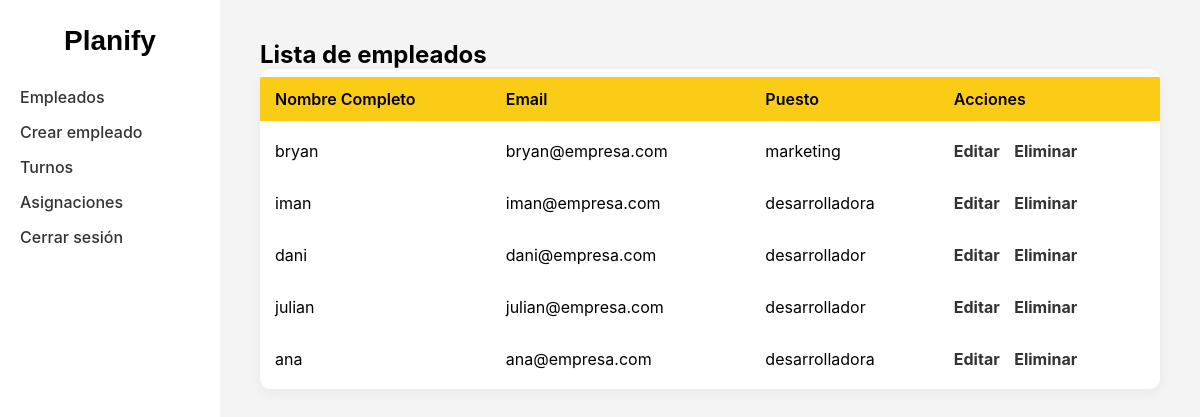
/admin/empleados (signed in), run on the app's committed database.
### tables this page shows
CREATE TABLE empleados (
        id INTEGER PRIMARY KEY AUTOINCREMENT,
        usuario_id INTEGER NOT NULL UNIQUE,
        puesto TEXT,
        FOREIGN KEY (usuario_id) REFERENCES usuarios(id) ON DELETE CASCADE
    );

CREATE TABLE usuarios (
        id INTEGER PRIMARY KEY AUTOINCREMENT,
        primer_login INTEGER DEFAULT 1,
        nombre TEXT NOT NULL,
        email TEXT NOT NULL UNIQUE,
        password TEXT NOT NULL,
        rol TEXT NOT NULL CHECK (rol IN ('admin', 'empleado'))
    );

### app.py (the view)
@app.route("/admin/empleados")
def listar_empleados():
    if session.get("rol") != "admin":
        return redirect(url_for("home"))
    conn = get_db_connection()
    cursor = conn.cursor()
    cursor.execute("""
        SELECT e.id, u.nombre, u.email, e.puesto
        FROM empleados e
        JOIN usuarios u ON e.usuario_id = u.id
    """)
    empleados = cursor.fetchall()
    conn.close()
    return render_template("admin/empleados.html", empleados=empleados)

### app.py (called while the page is built)
def get_db_connection():
    conn = sqlite3.connect("database.db")
    conn.row_factory = sqlite3.Row
    conn.execute("PRAGMA foreign_keys = ON")
    return conn

### templates/admin/empleados.html
{% extends "admin/layout.html" %}
{% block content %}
<h2>Lista de empleados</h2>
<table>
    <tr>
        <th>Nombre Completo</th>
        <th>Email</th>
        <th>Puesto</th>
        <th>Acciones</th>
    </tr>
    {% for empleado in empleados %}
    <tr>
        <td>{{ empleado.nombre }}</td>
        <td>{{ empleado.email }}</td>
        <td>{{ empleado.puesto }}</td>
        <td class="action-links">
            <a href="{{ url_for('editar_empleado', id=empleado.id) }}">Editar</a>
            <a href="{{ url_for('eliminar_empleado', id=empleado.id) }}">Eliminar</a>
        </td>
    </tr>
    {% endfor %}
</table>
{% endblock %}

### templates/admin/layout.html (shortened to what this page needs)
<!DOCTYPE html>
<html>
<head>
    <link rel="stylesheet" href="{{ url_for('static', filename='style.css') }}">
</head>
<body>
<div class="admin-container">
    <aside class="sidebar">
        <h2>Planify</h2>
        <ul>
            <li><a href="{{ url_for('listar_empleados') }}">Empleados</a></li>
            <li><a href="{{ url_for('crear_empleado') }}">Crear empleado</a></li>
            <li><a href="{{ url_for('gestionar_turnos') }}">Turnos</a></li>
            <li><a href="{{ url_for('gestionar_asignaciones') }}">Asignaciones</a></li>
            <li><a href="{{ url_for('logout') }}">Cerrar sesión</a></li>
        </ul>
    </aside>
    <main class="content">
        {% block content %}{% endblock %}
    </main>
</div>
</body>
</html>

### static/style.css (style rules this page uses)
* { margin: 0; padding: 0; box-sizing: border-box; }
body { font-family: -apple-system, BlinkMacSystemFont, "Segoe UI", sans-serif; background-color: #f5f5f7; min-height: 100vh; }
.admin-container { display: flex; min-height: 100vh; }
.sidebar { width: 220px; background-color: #ffffff; padding: 25px 20px; box-shadow: 2px 0 8px rgba(0,0,0,0.1); }
.sidebar h2 { font-family: 'Nordhin', sans-serif; font-size: 28px; margin-bottom: 30px; text-align: center; }
.sidebar ul { list-style: none; }
.sidebar ul li { margin-bottom: 15px; }
.sidebar ul li a { color: #333; text-decoration: none; font-weight: 500; transition: 0.3s; }
.content { flex: 1; padding: 40px; background-color: #f4f4f4; }
table { width: 100%; border-collapse: separate; border-spacing: 0 8px; background-color: white; border-radius: 10px; overflow: hidden; box-shadow: 0 4px 12px rgba(0,0,0,0.05); }
table th, table td { padding: 12px 15px; text-align: left; }
table th { background-color: #facc15; font-weight: 600; }
table tr { background-color: #fff; }
.action-links a { margin-right: 10px; text-decoration: none; font-weight: bold; color: #333; }

### data on the page
empleados: nombre "bryan", email "bryan@empresa.com", puesto "marketing"
empleados: nombre "iman", email "iman@empresa.com", puesto "desarrolladora"
empleados: nombre "dani", email "dani@empresa.com", puesto "desarrollador"
empleados: nombre "julian", email "julian@empresa.com", puesto "desarrollador"
empleados: nombre "ana", email "ana@empresa.com", puesto "desarrolladora"
